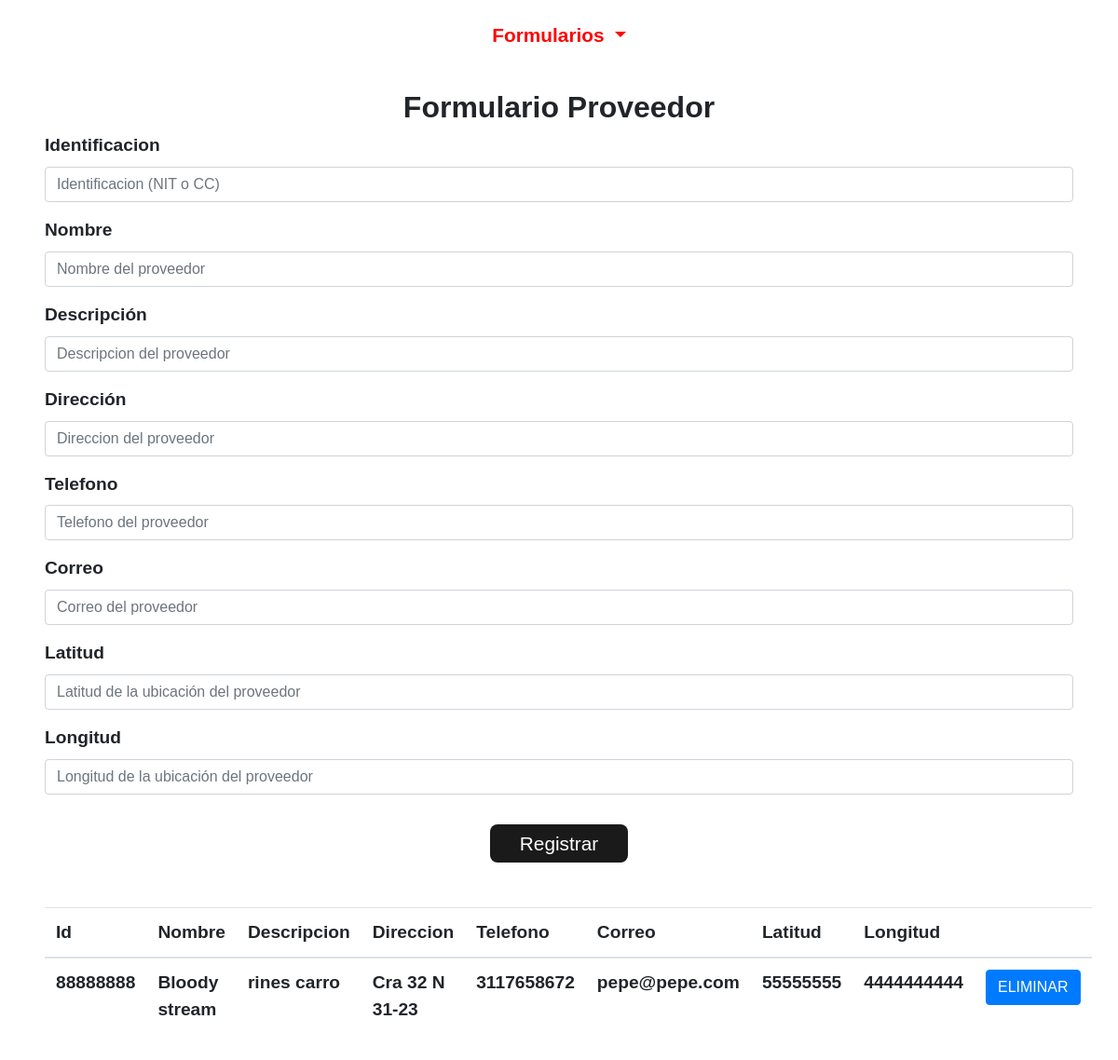
Screenshot of /Admin/proveedor/form_proveedor.php?msg=1 with the database file from the repository.
### tables this page shows
CREATE TABLE `tblproveedores` (
  `Id_Proveedor` varchar(20) NOT NULL,
  `Nombre` varchar(50) NOT NULL,
  `Descripcion` varchar(50) NOT NULL,
  `Direccion` varchar(50) NOT NULL,
  `Telefono` varchar(50) NOT NULL,
  `Correo` varchar(50) NOT NULL,
  `Latitud` varchar(20) NOT NULL,
  `Longitud` varchar(20) NOT NULL
);

### Admin/proveedor/form_proveedor.php (the view, shortened to what this page needs)
<?php
    include '../../conexion.php';
?>
    <!DOCTYPE html>
    <html lang="es">
    <head>
        <link rel="stylesheet" href="https://cdn.jsdelivr.net/npm/bootstrap@4.5.3/dist/css/bootstrap.min.css">
        <link rel="stylesheet" href="../../css/estilo.css">
        <link href="https://unpkg.com/ionicons@4.5.10-0/dist/css/ionicons.min.css" rel="stylesheet">
    </head>
    <body>
        <section class="fixed-top">
            <nav class="navbar navbar-expand-lg navbar-light bg-nav">
                <div class="col-12 btn-group btn-block text-center">
                    <button type="button" class="btn btn-invi dropdown-toggle" data-toggle="dropdown" data-display="static" aria-haspopup="true" aria-expanded="false">
                                Formularios
                            </button>
                </div>
            </nav>
        </section>
        <div class="container formularios col-12 mt-5 p-sm-5">
            <div class="stinky text-center">
                <h2>Formulario Proveedor</h2>
            </div>
            <form action="ingresar_proveedor.php" name="add_form" method="post">
                <div class="form-group">
                    <label>Identificacion</label>
                    <input type="text" class="form-control" id="id" name="id" placeholder="Identificacion (NIT o CC)">
                </div>
                <div class="form-group">
                    <label>Nombre</label>
                    <input type="text" class="form-control" id="nombre" name="nombre" placeholder="Nombre del proveedor">
                </div>
                <div class="form-group">
                    <label>Descripción</label>
                    <input type="text" class="form-control" id="descripcion" name="descripcion" placeholder="Descripcion del proveedor">
                </div>
                <div class="form-group">
                    <label>Dirección</label>
                    <input type="text" class="form-control" id="direccion" name="direccion" placeholder="Direccion del proveedor">
                </div>
                <div class="form-group">
                    <label>Telefono</label>
                    <input type="text" class="form-control" id="tel" name="tel" placeholder="Telefono del proveedor">
                </div>
                <div class="form-group">
                    <label>Correo</label>
                    <input type="email" class="form-control" id="corr" name="corr" placeholder="Correo del proveedor">
                </div>
                <div class="form-group">
                    <label>Latitud</label>
                    <input type="text" class="form-control" id="lat" name="lat" placeholder="Latitud de la ubicación del proveedor">
                </div>
                <div class="form-group">
                    <label>Longitud</label>
                    <input type="text" class="form-control" id="long" name="long" placeholder="Longitud de la ubicación del proveedor">
                </div>
                <div class="form-group text-center mb-5">
                    <button type="button" class="btn btn-color">Registrar</button>
                </div>
            </form>
            <div class="tabla-admin mt-4">
                <table class="table table-hover">
                    <thead class="thead">
                        <th>Id</th>
                        <th>Nombre</th>
                        <th>Descripcion</th>
                        <th>Direccion</th>
                        <th>Telefono</th>
                        <th>Correo</th>
                        <th>Latitud</th>
                        <th>Longitud</th>
                        <th></th>
                    </thead>
                    <?php
                        $sel = $conn ->query("SELECT * FROM tblproveedores ");
                        while ($fila = $sel -> fetch_assoc()) {
                        ?>
                    <tr>
                        <td>
                            <?php echo $fila['Id_Proveedor'] ?>
                        </td>
                        <td>
                            <?php echo $fila['Nombre'] ?>
                        </td>
                        <td>
                            <?php echo $fila['Descripcion'] ?>
                        </td>
                        <td>
                            <?php echo $fila['Direccion'] ?>
                        </td>
                        <td>
                            <?php echo $fila['Telefono'] ?>
                        </td>
                        <td>
                            <?php echo $fila['Correo'] ?>
                        </td>
                        <td>
                            <?php echo $fila['Latitud'] ?>
                        </td>
                        <td>
                            <?php echo $fila['Longitud'] ?>
                        </td>
                        <td><a href="#" onclick="preguntar(<?php echo $fila['Id_Proveedor']?>)"><button type="button" class="btn btn-primary">ELIMINAR</button></a></td>
                    </tr>
                    <?php } ?>
                </table>
            </div>
        </div>
    </body>
    </html>

### css/estilo.css (style rules this page uses)
* { max-width: 100%; margin: 0; }
body { font-size: 1.2rem; font-family: 'Source Sans Pro', sans-serif; font-weight: 700; }
h1, h2, h3 { font-weight: 900; }
.btn-color { background-color: #1A1A1A; color: #ffffff; border: none; font-size: 1.3rem; padding: 0.3rem 2rem; border-radius: 0.5rem; margin-top: 1rem; }
.btn-invi { background-color: rgba(0, 0, 0, 0); color: #FD0404; border: none; font-size: 1.3rem; border-radius: 0.5rem; }
.navbar { padding: 1rem; }
.bg-nav { background-color: #ffffff; }
.dropdown-toggle { font-weight: 700; }

### rows the page displays
tblproveedores: Id_Proveedor "88888888", Nombre "Bloody stream", Descripcion "rines carro", Direccion "Cra 32 N 31-23", Telefono "3117658672", Correo "pepe@pepe.com", Latitud "55555555", Longitud "4444444444"
